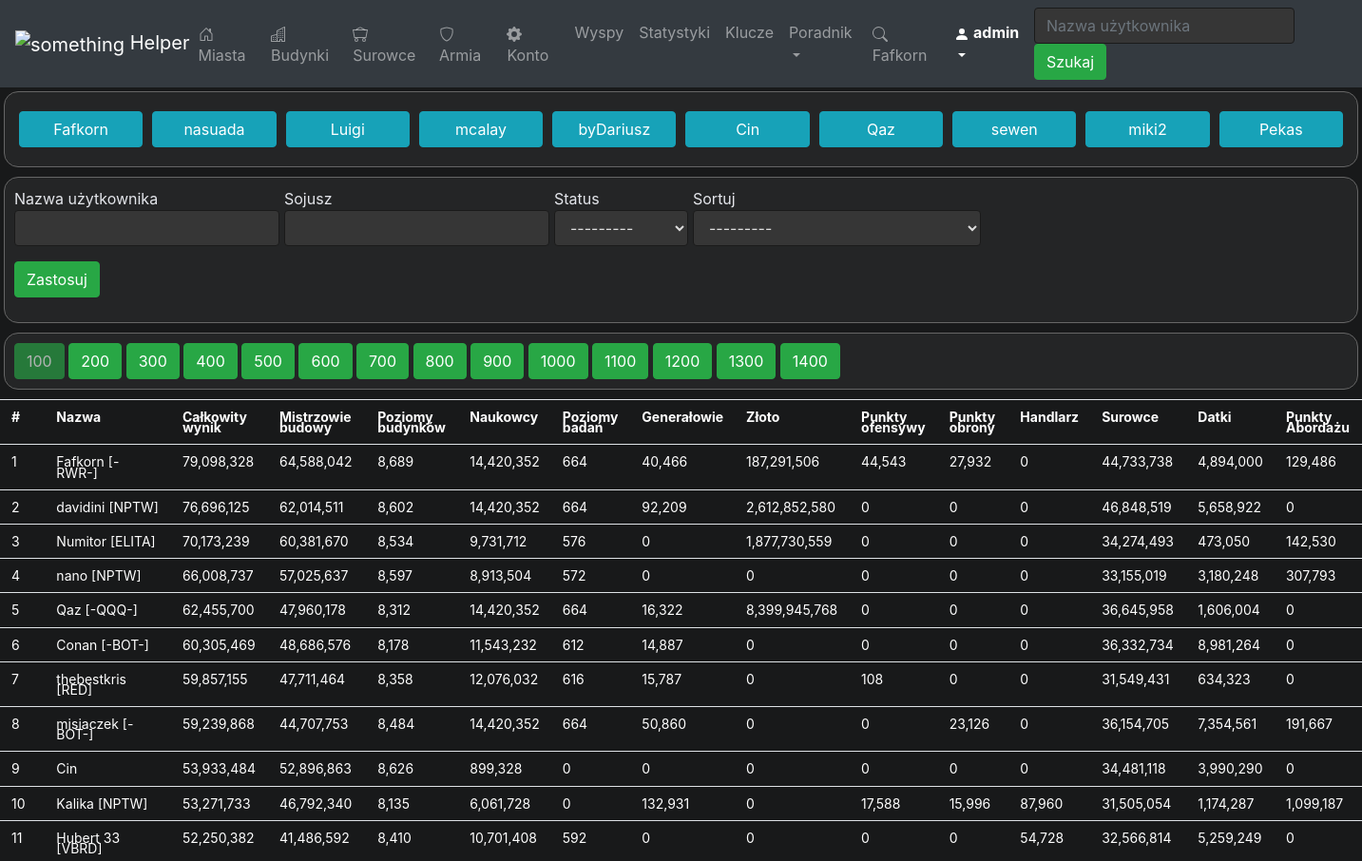
The app's page /users/ (signed in, upper part), older data.
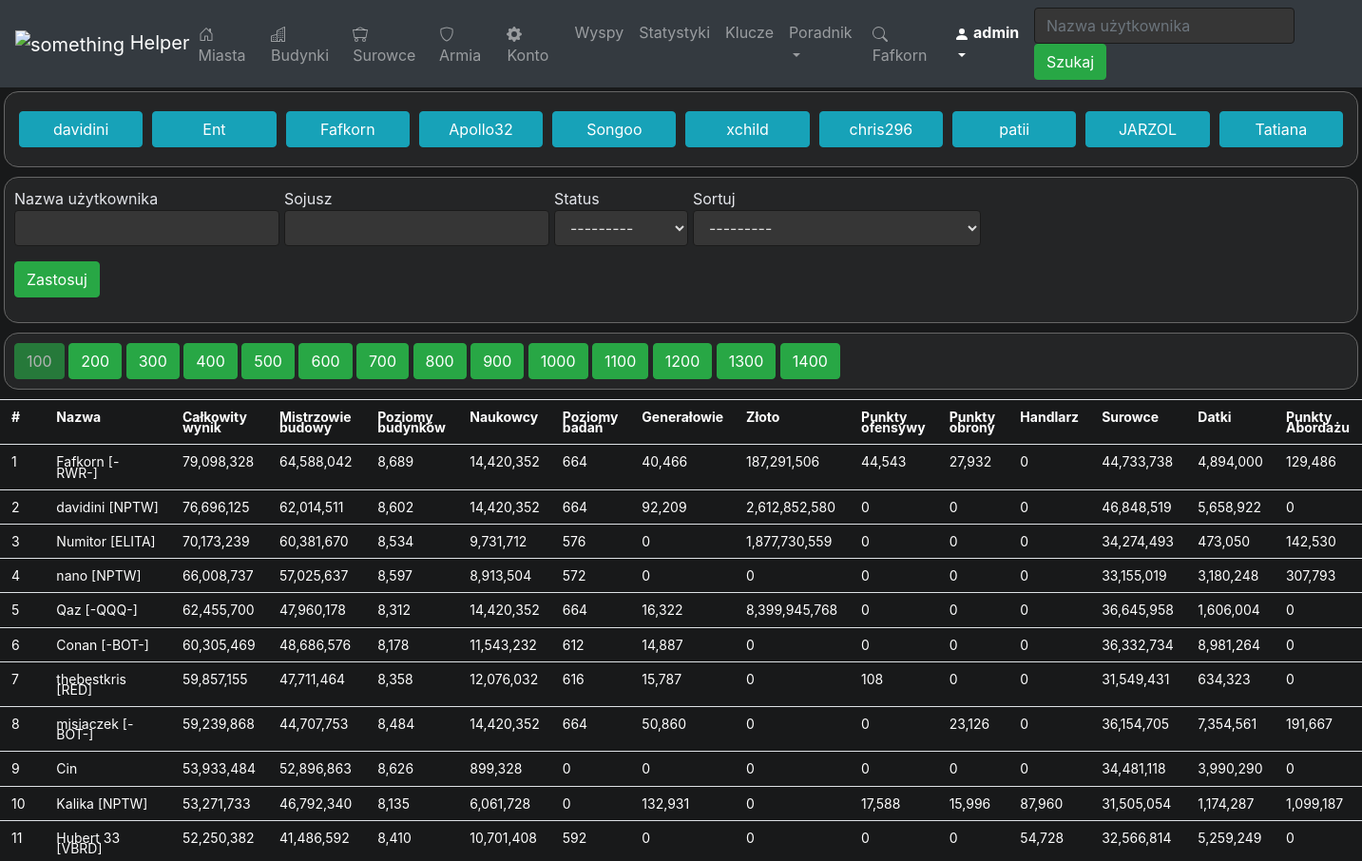
The same page, newer data.
### mysite/helper/models.py (models this page shows, shortened)
class User(models.Model):
    user_name = models.CharField(max_length=50)
    user_status = models.ForeignKey(UserStatus, on_delete=models.SET_NULL, default=None, null=True)
    shipping_future = models.IntegerField(default=0)
    economy_future = models.IntegerField(default=0)
    science_future = models.IntegerField(default=0)
    military_future = models.IntegerField(default=0)
    score = models.IntegerField(default=0)
    master_builders = models.IntegerField(default=0)
    building_levels = models.IntegerField(default=0)
    scientists = models.IntegerField(default=0)
    research_level = models.IntegerField(default=0)
    generals = models.IntegerField(default=0)
    gold = models.BigIntegerField(default=0)
    offensive = models.IntegerField(default=0)
    defensive = models.IntegerField(default=0)
    trading = models.IntegerField(default=0)
    resources = models.IntegerField(default=0)
    donations = models.IntegerField(default=0)
    piracy = models.IntegerField(default=0)
    alliance = models.CharField(max_length=50, default='', null=True)
    last_visit = models.DateTimeField(default=datetime(2015, 10, 9, 23, 55, 59, 342380))

### mysite/helper/views/users.py (the view)
# urls.py: path('users/', users.get_users, name='users'),
@login_required(login_url='helper:login')
def get_users(request):
    connected_user = DefaultUsersConnection.objects.filter(auth_user=request.user.id)
    user = connected_user[0] if connected_user else User.objects.get(pk=1)
    visited_users = User.objects.order_by('last_visit').reverse()[:10]
    my_filter = UserFilter(request.GET, queryset=User.objects.order_by('score').reverse())
    user_name = request.GET.get('user_name', '')
    alliance = request.GET.get('alliance', '')
    user_status = request.GET.get('user_status', '')
    order_by = request.GET.get('order_by', '')
    users_list = my_filter.qs
    results_on_page = 100
    paginator = Paginator(users_list, results_on_page)
    page_num = request.GET.get('page', 1)
    page = paginator.page(page_num)
    has_pages = math.ceil(users_list.count() / results_on_page)
    buttons = []
    for i, val in enumerate(range(has_pages)):
        buttons.append([int((i+1)*results_on_page), int(i+1)])
    context = {'users_list': page,
               'user': user,
               'my_filter': my_filter,
               'user_name': user_name,
               'alliance': alliance,
               'user_status': user_status,
               'order_by': order_by,
               'visited_users': visited_users,
               'buttons': buttons, 'page_num': int(page_num),
               'nav_active': 'users',
               'title': 'Użytkownicy'
               }
    return render(request, 'helper/users.html', context)

### mysite/helper/models.py (called while the page is built)
    def __str__(self):
        return self.user_status_name

### mysite/helper/templatetags/helper_extras.py (called while the page is built)
@register.filter
def get_pos(position, page_num):
    try:
        return int(page_num-1) * 100 + int(position)
    except (ValueError, ZeroDivisionError):
        return None

@register.filter
def number_commas(number):
    return re.sub("(\d)(?=(\d{3})+(?!\d))", r"\1,", "%d" % number)

### mysite/helper/templates/helper/users.html (shortened to what the changed rows need)
{% extends "base.html" %}
{% load static %}
{% load crispy_forms_tags %}
{% block head %}
        <link rel="stylesheet" type="text/css" href="{% static 'helper/users.css' %}">
        {% load helper_extras %}
{% endblock %}
{% block content %}
        {% load widget_tweaks %}
        {% include "helper/navigation.html" %}
        <div class="tile">
            <div class="row visited-users-div">
                {% for user in visited_users %}
                    <a class="btn btn-info btn-visit" href="{% url 'helper:user_towns' user.id %}">{{user.user_name}}</a>
                {% endfor %}
            </div>
        </div>
        <div class="page-div">
            <div>
                {% if buttons %}
                {% for button in buttons %}
                    <a href="{% url 'helper:users' %}?page={{button.1}}&user_name={{user_name}}&alliance={{alliance}}&user_status={{user_status}}&order_by={{order_by}}" class="btn btn-success  {% if button.1 == page_num %} disabled {% endif %}">{{button.0}}</a>
                {% endfor %}
                {% else %}
                <h5>Nie znaleziono graczy</h5>
                {% endif %}
            </div>
        </div>
        <div class="users-div">
            {% if users_list %}
                <table class="table">
                    <tr>
                        <th>#</th>
                        <th>Nazwa</th>
                        <th>Całkowity wynik</th>
                        <th>Mistrzowie budowy</th>
                        <th>Poziomy budynków</th>
                        <th>Naukowcy</th>
                        <th>Poziomy badań</th>
                        <th>Generałowie</th>
                        <th>Złoto</th>
                        <th>Punkty ofensywy</th>
                        <th>Punkty obrony</th>
                        <th>Handlarz</th>
                        <th>Surowce</th>
                        <th>Datki</th>
                        <th>Punkty Abordażu</th>
                    </tr>
                    {% for user in users_list %}
                        <tr class="{% ifequal user.user_status.id 2 %} inactive-player {% endifequal%} {% ifequal user.user_status.id 3 %} deleted-player {% endifequal%}">
                            <td>{{forloop.counter|get_pos:page_num }}</td>
                            <td><a class="player-a" href="{% url 'helper:user_towns' user.id %}">
                                {{ user.user_name }}
                                {% if user.alliance %}
                                    [{{user.alliance}}]
                                {% endif %}
                            </a></td>
                            <td>{{user.score|number_commas}}</td>
                            <td>{{user.master_builders|number_commas}}</td>
                            <td>{{user.building_levels|number_commas}}</td>
                            <td>{{user.scientists|number_commas}}</td>
                            <td>{{user.research_level|number_commas}}</td>
                            <td>{{user.generals|number_commas}}</td>
                            <td>{{user.gold|number_commas}}</td>
                            <td>{{user.offensive|number_commas}}</td>
                            <td>{{user.defensive|number_commas}}</td>
                            <td>{{user.trading|number_commas}}</td>
                            <td>{{user.resources|number_commas}}</td>
                            <td>{{user.donations|number_commas}}</td>
                            <td>{{user.piracy|number_commas}}</td>
                        </tr>
                    {% endfor %}
                </table>
            {% endif %}
        </div>
{% endblock %}

### mysite/helper/templates/helper/navigation.html (shortened to what this page needs)
{% load widget_tweaks %}
{% load static %}
<nav class="navbar navbar-expand-lg navbar-dark bg-dark">
        <a class="navbar-brand" href="{% url 'helper:users' %}">
            <img style="margin: 0px;" src="{% static "helper/icons/icon.png" %}" alt="something" width="30px" height="30" >
            Helper
        </a>
        <ul class="navbar-nav mr-auto">
            <li class="nav-item {% if nav_active == 'user_towns' %}active{% endif %}">
                <a class="nav-link" href="{% url 'helper:user_towns' user.id %}">
                    Miasta
                </a>
            </li>
            <li class="nav-item {% if nav_active == 'user_buildings' %}active{% endif %}">
                <a class="nav-link" href="{% url 'helper:user_buildings' user.id %}">
                    Budynki
                </a>
            </li>
            <li class="nav-item {% if nav_active == 'user_resources' %}active{% endif %}">
                <a class="nav-link" href="{% url 'helper:user_resources' user.id %}">
                    Surowce
                </a>
            </li>
            <li class="nav-item {% if nav_active == 'user_army' %}active{% endif %}">
                <a class="nav-link" href="{% url 'helper:user_army' user.id %}">
                    Armia
                </a>
            </li>
            <li class="nav-item {% if nav_active == 'user_account' %}active{% endif %}" >
                <a class="nav-link" href="{% url 'helper:user_account' user.id %}">
                    Konto
                </a>
            </li>
            <li class="nav-item {% if nav_active == 'islands' %}active{% endif %}">
                <a class="nav-link" href="{% url 'helper:islands' user.id %}">
                    Wyspy
                </a>
            </li>
            <li class="nav-item {% if nav_active == 'statistics' %}active{% endif %}">
                <a class="nav-link" href="{% url 'helper:statistics' user.id %}">
                    Statystyki
                </a>
            </li>
            {% if request.user.is_staff %}
                <li class="nav-item {% if nav_active == 'key_manager' %}active{% endif %}">
                    <a class="nav-link" href="{% url 'helper:key_manager' %}">
                        Klucze
                    </a>
                </li>
            {% endif %}
            <li class="nav-item dropdown  {% if nav_active == 'guide' %}active{% endif %}" >
                <a class="nav-link dropdown-toggle" href="#" id="navbarDropdown" role="button" data-toggle="dropdown" aria-haspopup="true" aria-expanded="false">
                  Poradnik
                </a>
            </li>
        </ul>
        <ul class="navbar-nav ml-auto">
            <li class="nav-item">
                <a class="nav-link inactive" href="">
                    {{user.user_name}}
                </a>
            </li>
            <li class="nav-item dropdown active" >
                <a class="nav-link dropdown-toggle" href="#" id="userDropdown" role="button" data-toggle="dropdown" aria-haspopup="true" aria-expanded="false">
                    <svg width="1em" height="1em" viewBox="0 0 16 16" class="bi bi-person-fill" fill="currentColor" xmlns="http://www.w3.org/2000/svg">
                        <path fill-rule="evenodd" d="M3 14s-1 0-1-1 1-4 6-4 6 3 6 4-1 1-1 1H3zm5-6a3 3 0 1 0 0-6 3 3 0 0 0 0 6z"/>
                    </svg>
                    {{request.user}}
                </a>
            </li>
        </ul>
        <form class="form-inline my-2 my-lg-0" action="{% url 'helper:users'%}" method="get">
            <input type="search" class="form-control mr-sm-2" name="user_name" placeholder="Nazwa użytkownika">
            <button type="submit" class="btn btn-success btn-action">Szukaj</button>
        </form>
    </nav>

Row changes from the older to the newer data that the page shows:
no longer on this page (row unchanged): User: user_name "nasuada"
no longer on this page (row unchanged): User: user_name "Luigi"
no longer on this page (row unchanged): User: user_name "mcalay"
no longer on this page (row unchanged): User: user_name "byDariusz"
no longer on this page (row unchanged): User: user_name "sewen"
no longer on this page (row unchanged): User: user_name "miki2"
no longer on this page (row unchanged): User: user_name "Pekas"
no longer on one of the page's lists (row unchanged): User: user_name "Qaz"
no longer on one of the page's lists (row unchanged): User: user_name "Cin"
now on one of the page's lists (row edited): User: user_name "davidini"
now on this page (row edited): User: user_name "Ent"
now on this page (row edited): User: user_name "Apollo32"
now on this page (row edited): User: user_name "Songoo"
now on this page (row edited): User: user_name "xchild"
now on this page (row edited): User: user_name "chris296"
now on this page (row edited): User: user_name "patii"
now on this page (row edited): User: user_name "JARZOL"
now on this page (row edited): User: user_name "Tatiana"
